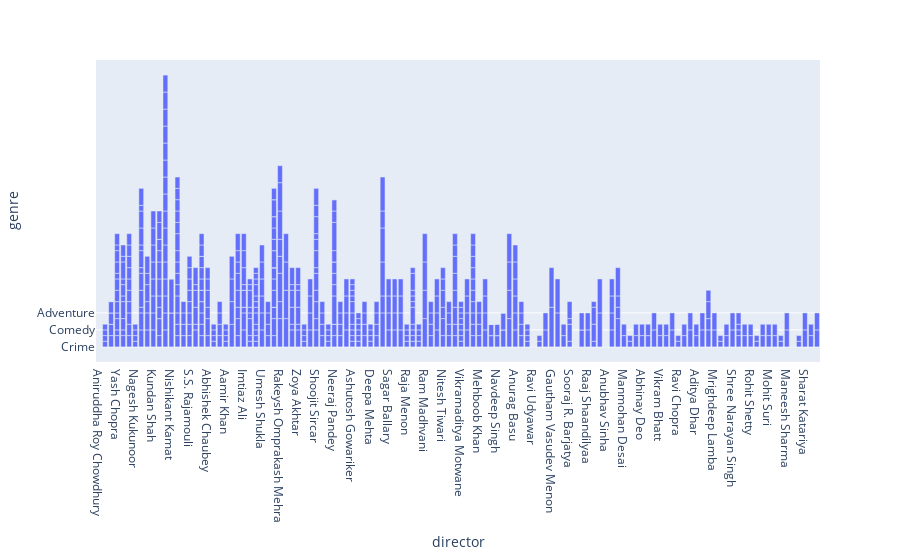

Notebook code for this chart:
### Code cell
px.bar(df,x="director",y="genre")

### Figure 1 — Plotly figure (JSON) as saved in the notebook; plotly's stock layout.template omitted (floating-point values rounded to 4 significant figures; data arrays with more than 128 entries replaced by an {"elided": "..."} marker saying what was removed)
{"data": [{"alignmentgroup": "True", "hovertemplate": "director=%{x}<br>genre=%{y}<extra></extra>", "legendgroup": "", "marker": {"color": "#636efa", "pattern": {"shape": ""}}, "name": "", "offsetgroup": "", "orientation": "v", "showlegend": false, "textposition": "auto", "type": "bar", "x": {"elided": "598 str values"}, "xaxis": "x", "y": {"elided": "598 str values"}, "yaxis": "y"}], "layout": {"barmode": "relative", "legend": {"tracegroupgap": 0}, "margin": {"t": 60}, "xaxis": {"anchor": "y", "domain": [0, 1], "title": {"text": "director"}}, "yaxis": {"anchor": "x", "domain": [0, 1], "title": {"text": "genre"}}}}
